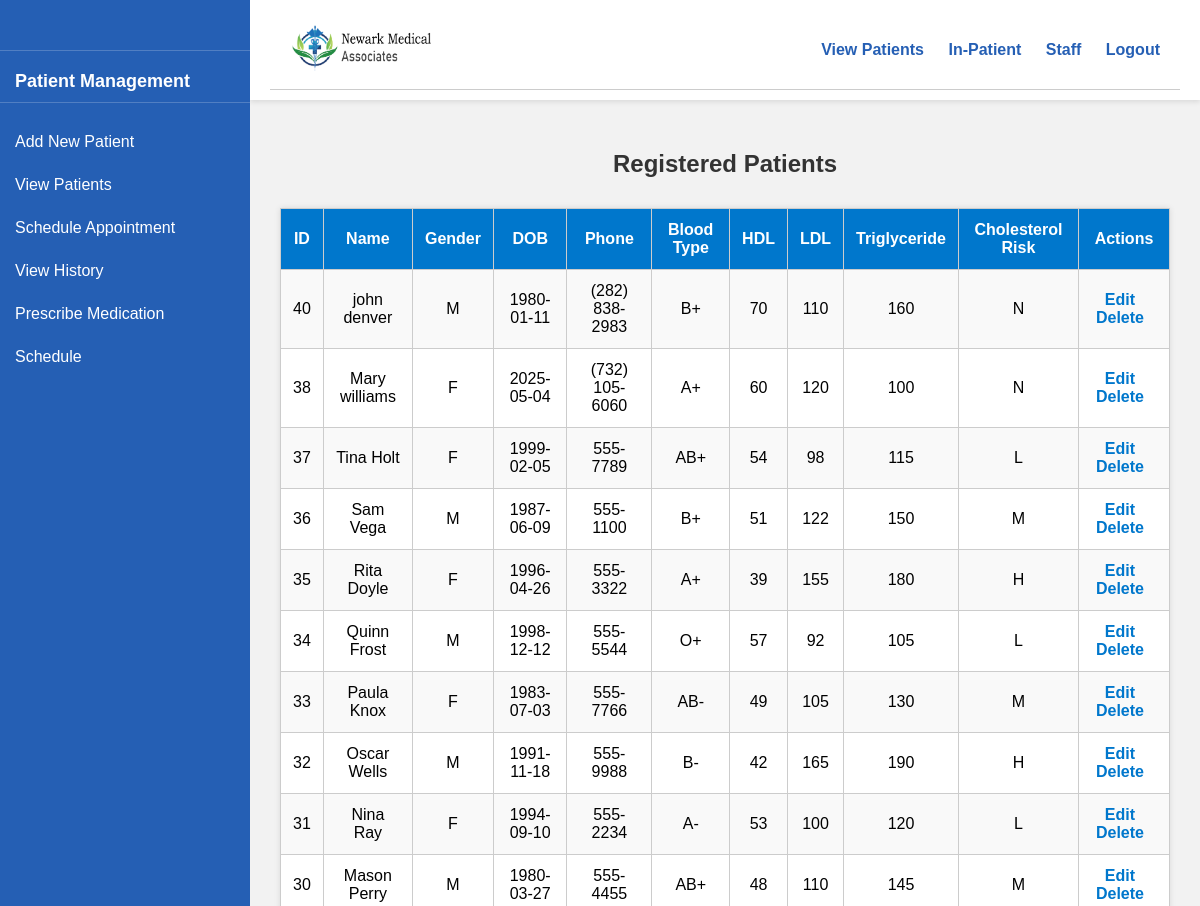
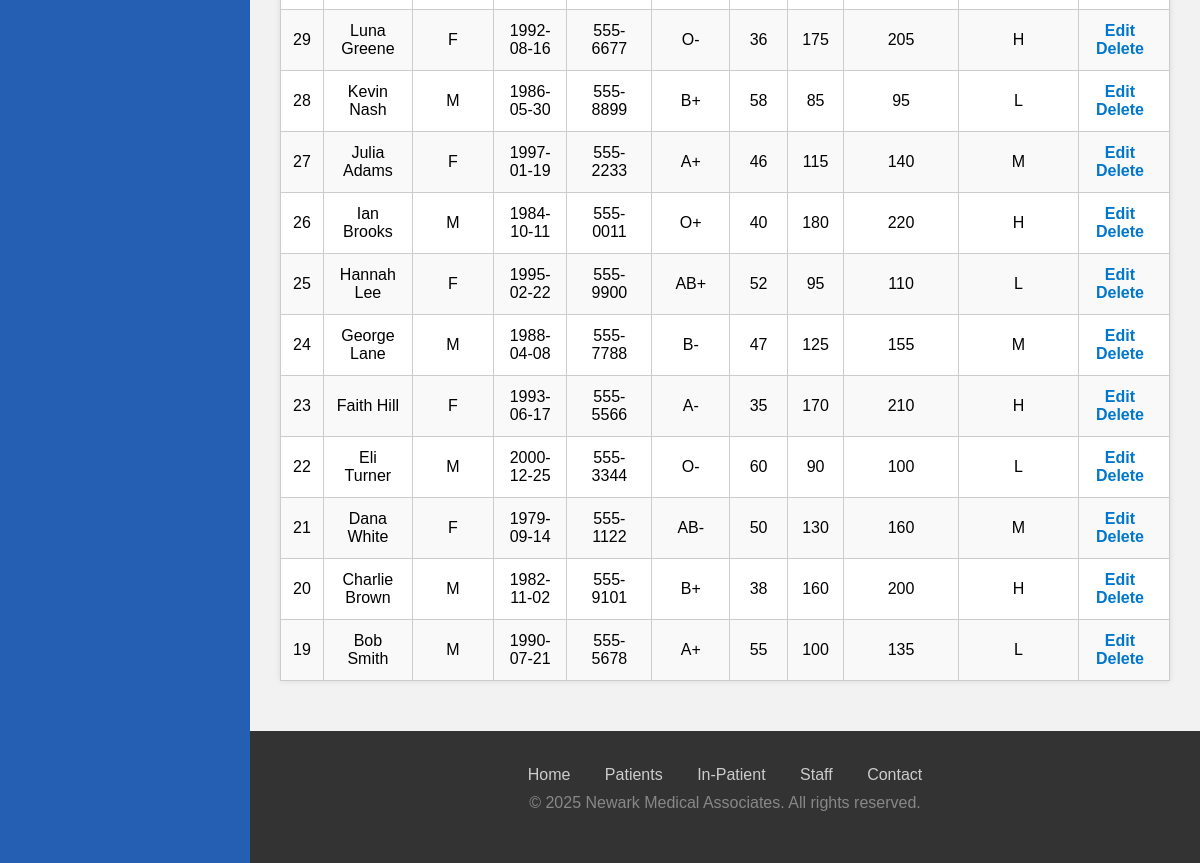
Screenshot of /patient/view_patient.php (signed in) with the database file from the repository (2 pictures, top to bottom).
### tables this page shows
CREATE TABLE `PATIENT` (
  `Patient_No` int(11) NOT NULL AUTO_INCREMENT,
  `Name` varchar(100) DEFAULT NULL,
  `Gender` char(1) DEFAULT NULL,
  `DOB` date DEFAULT NULL,
  `Street` varchar(100) DEFAULT NULL,
  `City` varchar(50) DEFAULT NULL,
  `State` char(2) DEFAULT NULL,
  `Zip` char(10) DEFAULT NULL,
  `Phone` varchar(15) DEFAULT NULL,
  `SSN` char(9) DEFAULT NULL,
  `Blood_Type` varchar(3) DEFAULT NULL,
  `HDL` int(11) DEFAULT NULL,
  `LDL` int(11) DEFAULT NULL,
  `Triglyceride` int(11) DEFAULT NULL,
  `Cholesterol_Risk` char(1) DEFAULT NULL,
  PRIMARY KEY (`Patient_No`),
  UNIQUE KEY `SSN` (`SSN`)
);

### patient/view_patient.php (the view, shortened to what this page needs)
<?php
include('../connect.php');
?>
<!DOCTYPE html>
<html>
<head>
</head>
<body>
<div class="sidebar">
  <?php include($_SERVER['DOCUMENT_ROOT'].'/includes/sidebar.php'); ?>
</div>
<div class="main-content-area">
  <header>
    <?php include($_SERVER['DOCUMENT_ROOT'].'/includes/header.php'); ?>
  </header>
  <div class="page-content">
    <h2>Registered Patients</h2>
    <table>
      <tr>
        <th>ID</th>
        <th>Name</th>
        <th>Gender</th>
        <th>DOB</th>
        <th>Phone</th>
        <th>Blood Type</th>
        <th>HDL</th>
        <th>LDL</th>
        <th>Triglyceride</th>
        <th>Cholesterol Risk</th>
        <th>Actions</th>
      </tr>
      <?php
        $sql = "SELECT * FROM PATIENT ORDER BY Patient_No DESC";
        $result = $conn->query($sql);
        if ($result->num_rows > 0) {
          while ($row = $result->fetch_assoc()) {
            $id = $row['Patient_No'];
            echo "<tr onclick=\"if(event.target.tagName !== 'A') window.location.href='history.php?id={$id}'\">
              <td>{$id}</td>
              <td>{$row['Name']}</td>
              <td>{$row['Gender']}</td>
              <td>{$row['DOB']}</td>
              <td>{$row['Phone']}</td>
              <td>{$row['Blood_Type']}</td>
              <td>{$row['HDL']}</td>
              <td>{$row['LDL']}</td>
              <td>{$row['Triglyceride']}</td>
              <td>{$row['Cholesterol_Risk']}</td>
              <td class='actions'>
                <a href='edit_patient.php?id={$id}'>Edit</a>
                <a class='btn-delete' href='delete_patient.php?id={$id}' onclick=\"return confirm('Are you sure you want to delete this patient?');\">Delete</a>
              </td>
            </tr>";
          }
        } else {
          echo "<tr><td colspan='11'>No patients found.</td></tr>";
        }
      ?>
    </table>
  </div>
  <footer>
    <?php include($_SERVER['DOCUMENT_ROOT'].'/includes/footer.php'); ?>
  </footer>
</div>
</body>
</html>

### includes/sidebar.php
<?php
$uri = $_SERVER['REQUEST_URI'];
if (strpos($uri, '/patient/') !== false) {
    include($_SERVER['DOCUMENT_ROOT'].'/includes/sidebar_patient.php');
} elseif (strpos($uri, '/inpatient/') !== false) {
    include($_SERVER['DOCUMENT_ROOT'].'/includes/sidebar_inpatient.php');
} elseif (strpos($uri, '/staff/') !== false) {
    include($_SERVER['DOCUMENT_ROOT'].'/includes/sidebar_staff.php');
} else {
    echo "<div class='sidebar'><h2>NMA System</h2><p style='padding:10px;'>No section matched.</p></div>";
}
?>

### includes/sidebar_patient.php
<link rel="stylesheet" href="/assets/style.css">
<div class="sidebar">
  <h2></h2>
  <h2>Patient Management</h2>
  <a href="/patient/create_patient.php">Add New Patient</a>
  <a href="/patient/view_patient.php">View Patients</a>
  <a href="/patient/consultation.php">Schedule Appointment</a>
  <a href="/patient/history.php">View History</a>
  <a href="/patient/prescribe_medication.php">Prescribe Medication</a>
  <a href="/patient/view_by_day.php">Schedule</a>
</div>

### includes/header.php (shortened to what this page needs)
<div class="top-header">
  <div class="logo-title">
    <a href="/index.php">
      <img src="/assets/images/Newark-medical-associates-logo.png" alt="Newark Medical Associates" class="logo">
    </a>
  </div>
  <nav class="top-nav">
    <?php if (basename($_SERVER['PHP_SELF']) == 'index.php'): ?>
      <a href="/index.php">Home</a>
      <?php if (isset($_SESSION['role'])): ?>
        <a href="/logout.php">Logout</a>
      <?php else: ?>
        <a href="/login.php">Login</a>
      <?php endif; ?>
    <?php else: ?>
      <a href="/patient/view_patient.php">View Patients</a>
      <a href="/inpatient/view_rooms.php">In-Patient</a>
      <a href="/staff/view_staff.php">Staff</a>
      <a href="/logout.php">Logout</a>
    <?php endif; ?>
  </nav>
</div>

### includes/footer.php
<footer style="background-color: #333; color: white; padding: 20px 0; text-align: center;">
  <nav>
    <a href="/index.php" style="color: #ccc; margin: 0 15px; text-decoration: none;">Home</a>
    <a href="/patient/view_patient.php" style="color: #ccc; margin: 0 15px; text-decoration: none;">Patients</a>
    <a href="/inpatient/view_rooms.php" style="color: #ccc; margin: 0 15px; text-decoration: none;">In-Patient</a>
    <a href="/staff/view_staff.php" style="color: #ccc; margin: 0 15px; text-decoration: none;">Staff</a>
    <a href="/contact.php" style="color: #ccc; margin: 0 15px; text-decoration: none;">Contact</a>
  </nav>
  <p style="margin-top: 10px; color: #888;">&copy; <?= date("Y") ?> Newark Medical Associates. All rights reserved.</p>
</footer>

### assets/style.css (style rules this page uses)
* { box-sizing: border-box; }
body { margin: 0; font-family: Arial, sans-serif; background-color: #f2f2f2; display: flex; height: 100vh; overflow: hidden; }
.sidebar { width: 250px; background-color: #255fb4; color: white; padding-top: 20px; height: 100vh; position: fixed; overflow-y: auto; z-index: 200; }
.sidebar h2 { color: white; padding-left: 15px; margin-top: 0; margin-bottom: 20px; font-size: 18px; border-bottom: 1px solid rgba(255, 255, 255, 0.2); padding-bottom: 10px; text-align: left; }
.sidebar a { display: block; color: white; text-decoration: none; padding: 10px 15px; margin: 5px 0; border-radius: 4px; }
.main-content-area { margin-left: 250px; width: calc(100% - 250px); display: flex; flex-direction: column; height: 100vh; }
header { background: white; padding: 10px 20px; box-shadow: 0 2px 5px rgba(0,0,0,0.1); position: sticky; top: 0; z-index: 100; }
.top-header { display: flex; justify-content: space-between; align-items: center; height: 80px; }
.logo-title { display: flex; align-items: center; gap: 15px; }
.logo { height: 50px; width: auto; }
.top-nav a { margin-left: 20px; text-decoration: none; color: #255fb4; font-weight: bold; }
.page-content { flex-grow: 1; padding: 30px; overflow-y: auto; }
footer { background-color: #333; color: white; text-align: center; padding: 15px; flex-shrink: 0; }
footer nav a { color: #ccc; margin: 0 15px; text-decoration: none; }
footer p { margin-top: 10px; color: #888; }
h1, h2, h3, h4, h5, h6 { color: #333; }
h2 { text-align: center; margin-bottom: 30px; }
table { width: 100%; border-collapse: collapse; background: #fff; box-shadow: 0 0 6px rgba(0,0,0,0.1); margin-top: 20px; margin-bottom: 20px; }
th, td { padding: 12px; border: 1px solid #ccc; text-align: center; }
th { background: #0077cc; color: white; font-weight: bold; }
tr:nth-child(even) { background-color: #f9f9f9; }

### patient/view_patient.php (style rules this page uses)
* { box-sizing: border-box; }
body { margin: 0; font-family: Arial, sans-serif; background-color: #f2f2f2; display: flex; height: 100vh; overflow: hidden; }
.sidebar { width: 250px; background-color: #255fb4; color: white; padding-top: 20px; height: 100vh; position: fixed; overflow-y: auto; }
.main-content-area { margin-left: 250px; width: calc(100% - 250px); display: flex; flex-direction: column; height: 100vh; }
header { background: white; padding: 10px 20px; box-shadow: 0 2px 5px rgba(0,0,0,0.1); position: sticky; top: 0; z-index: 100; }
.page-content { flex-grow: 1; padding: 30px; overflow-y: auto; }
h2 { text-align: center; }
table { width: 100%; border-collapse: collapse; margin-top: 20px; background: #fff; box-shadow: 0 2px 6px rgba(0,0,0,0.1); }
th, td { padding: 10px; border: 1px solid #ccc; text-align: left; }
th { background-color: #0077cc; color: white; }
.actions a { margin-right: 8px; text-decoration: none; color: #0077cc; font-weight: bold; }
.btn-delete { color: #cc0000; }
footer { background-color: #333; color: white; text-align: center; padding: 15px; }

### includes/header.php (style rules this page uses)
.top-header { display: flex; justify-content: space-between; align-items: center; background: white; padding: 10px 20px; border-bottom: 1px solid #ccc; height: 80px; }
.logo-title { display: flex; align-items: center; gap: 15px; }
.logo { height: 50px; width: auto; }
.top-nav a { margin-left: 20px; text-decoration: none; color: #255fb4; font-weight: bold; }

### rows the page displays
patient: Patient_No "40", Name "john denver", Gender "M", DOB "1980-01-11", Phone "(282) 838-2983", Blood_Type "B+", HDL "70", LDL "110", Triglyceride "160", Cholesterol_Risk "N"
patient: Patient_No "38", Name "Mary williams", Gender "F", DOB "2025-05-04", Phone "(732) 105-6060", Blood_Type "A+", HDL "60", LDL "120", Triglyceride "100", Cholesterol_Risk "N"
patient: Patient_No "37", Name "Tina Holt", Gender "F", DOB "1999-02-05", Phone "555-7789", Blood_Type "AB+", HDL "54", LDL "98", Triglyceride "115", Cholesterol_Risk "L"
patient: Patient_No "36", Name "Sam Vega", Gender "M", DOB "1987-06-09", Phone "555-1100", Blood_Type "B+", HDL "51", LDL "122", Triglyceride "150", Cholesterol_Risk "M"
patient: Patient_No "35", Name "Rita Doyle", Gender "F", DOB "1996-04-26", Phone "555-3322", Blood_Type "A+", HDL "39", LDL "155", Triglyceride "180", Cholesterol_Risk "H"
patient: Patient_No "34", Name "Quinn Frost", Gender "M", DOB "1998-12-12", Phone "555-5544", Blood_Type "O+", HDL "57", LDL "92", Triglyceride "105", Cholesterol_Risk "L"
patient: Patient_No "33", Name "Paula Knox", Gender "F", DOB "1983-07-03", Phone "555-7766", Blood_Type "AB-", HDL "49", LDL "105", Triglyceride "130", Cholesterol_Risk "M"
patient: Patient_No "32", Name "Oscar Wells", Gender "M", DOB "1991-11-18", Phone "555-9988", Blood_Type "B-", HDL "42", LDL "165", Triglyceride "190", Cholesterol_Risk "H"
patient: Patient_No "31", Name "Nina Ray", Gender "F", DOB "1994-09-10", Phone "555-2234", Blood_Type "A-", HDL "53", LDL "100", Triglyceride "120", Cholesterol_Risk "L"
patient: Patient_No "30", Name "Mason Perry", Gender "M", DOB "1980-03-27", Phone "555-4455", Blood_Type "AB+", HDL "48", LDL "110", Triglyceride "145", Cholesterol_Risk "M"
patient: Patient_No "29", Name "Luna Greene", Gender "F", DOB "1992-08-16", Phone "555-6677", Blood_Type "O-", HDL "36", LDL "175", Triglyceride "205", Cholesterol_Risk "H"
patient: Patient_No "28", Name "Kevin Nash", Gender "M", DOB "1986-05-30", Phone "555-8899", Blood_Type "B+", HDL "58", LDL "85", Triglyceride "95", Cholesterol_Risk "L"
patient: Patient_No "27", Name "Julia Adams", Gender "F", DOB "1997-01-19", Phone "555-2233", Blood_Type "A+", HDL "46", LDL "115", Triglyceride "140", Cholesterol_Risk "M"
patient: Patient_No "26", Name "Ian Brooks", Gender "M", DOB "1984-10-11", Phone "555-0011", Blood_Type "O+", HDL "40", LDL "180", Triglyceride "220", Cholesterol_Risk "H"
patient: Patient_No "25", Name "Hannah Lee", Gender "F", DOB "1995-02-22", Phone "555-9900", Blood_Type "AB+", HDL "52", LDL "95", Triglyceride "110", Cholesterol_Risk "L"
patient: Patient_No "24", Name "George Lane", Gender "M", DOB "1988-04-08", Phone "555-7788", Blood_Type "B-", HDL "47", LDL "125", Triglyceride "155", Cholesterol_Risk "M"
patient: Patient_No "23", Name "Faith Hill", Gender "F", DOB "1993-06-17", Phone "555-5566", Blood_Type "A-", HDL "35", LDL "170", Triglyceride "210", Cholesterol_Risk "H"
patient: Patient_No "22", Name "Eli Turner", Gender "M", DOB "2000-12-25", Phone "555-3344", Blood_Type "O-", HDL "60", LDL "90", Triglyceride "100", Cholesterol_Risk "L"
patient: Patient_No "21", Name "Dana White", Gender "F", DOB "1979-09-14", Phone "555-1122", Blood_Type "AB-", HDL "50", LDL "130", Triglyceride "160", Cholesterol_Risk "M"
patient: Patient_No "20", Name "Charlie Brown", Gender "M", DOB "1982-11-02", Phone "555-9101", Blood_Type "B+", HDL "38", LDL "160", Triglyceride "200", Cholesterol_Risk "H"
patient: Patient_No "19", Name "Bob Smith", Gender "M", DOB "1990-07-21", Phone "555-5678", Blood_Type "A+", HDL "55", LDL "100", Triglyceride "135", Cholesterol_Risk "L"
